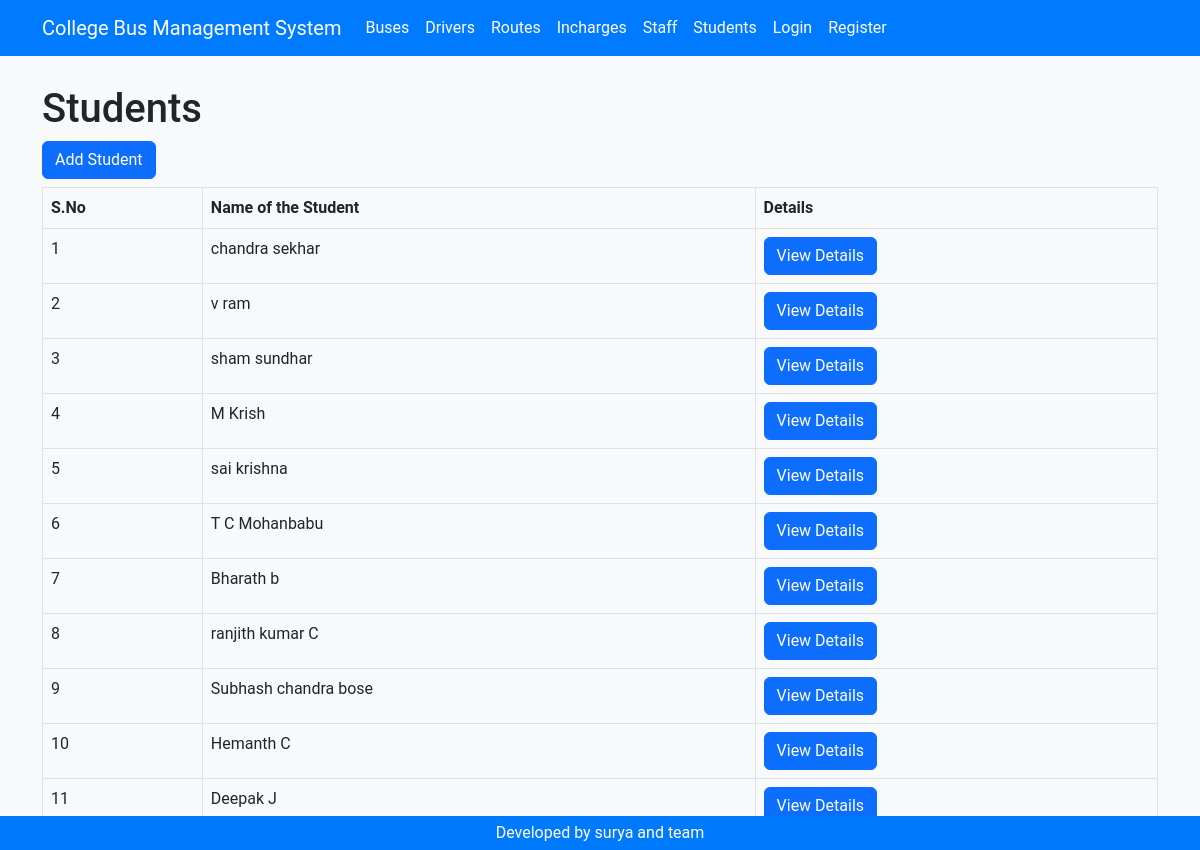
The page /students/ on the database its author committed.
### students/models.py (models this page shows, shortened)
class Student(models.Model):
    first_name = models.CharField(max_length=100)
    last_name = models.CharField(max_length=100)
    email = models.EmailField(unique=True)
    phone_number = models.CharField(max_length=15)
    student_id = models.CharField(max_length=10, unique=True)
    course = models.CharField(max_length=100)

### students/views.py (the view)
# urls.py: path('', views.student_list, name='student_list'),
def student_list(request):
    students = Student.objects.all()
    return render(request, 'students/student_list.html', {'students': students})

### accounts/context_processors.py (called while the page is built)
def user_type(request):
    if request.user.is_authenticated:
        try:
            profile = Profile.objects.get(user=request.user)
            return {'user_type': profile.user_type}
        except Profile.DoesNotExist:
            return {'user_type': None}
    return {'user_type': None}

### templates/students/student_list.html (shortened to what this page needs)
{% load static %}
<!DOCTYPE html>
<html lang="en">
  <head>
    <link href="{% static 'css/bootstrap.min.css' %}" rel="stylesheet" />
    <link href="{% static 'css/styles.css' %}" rel="stylesheet" />
  </head>
  <body>
    {% include 'header.html' %}
    <div class="container">
      <div class="row">
        <div class="col-md-12">
          {% block content %}
            <h1>Students</h1>
            <a href="{% url 'student_create' %}" class="btn btn-primary mb-2">Add Student</a>
            <table class="table table-bordered">
              <thead>
                <tr>
                  <th>S.No</th>
                  <th>Name of the Student</th>
                  <th>Details</th>
                </tr>
              </thead>
              <tbody>
                {% for student in students %}
                  <tr>
                    <td>{{ forloop.counter }}</td>
                    <td>{{ student.first_name }} {{ student.last_name }}</td>
                    <td>
                      <a class="btn btn-primary" href="{% url 'student_detail' student.pk %}">View Details</a>
                    </td>
                  </tr>
                {% endfor %}
              </tbody>
            </table>
          {% endblock %}
        </div>
      </div>
    </div>
    {% include 'footer.html' %}
  </body>
</html>

### templates/header.html (shortened to what this page needs)
<header>
  <div class="header">
    <nav class="navbar navbar-expand-lg fixed-top myNav">
      <div class="container">
        {% if user.is_authenticated %}
          {% if user_type == 'admin' %}
            <a class="navbar-brand ms-auto" href="/accounts/admin/">College Bus Management System</a>
          {% elif user_type == 'driver' %}
            <a class="navbar-brand ms-auto" href="/accounts/driver/">College Bus Management System</a>
          {% elif user_type == 'incharge' %}
            <a class="navbar-brand ms-auto" href="/accounts/incharge/">College Bus Management System</a>
          {% elif user_type == 'student' %}
            <a class="navbar-brand ms-auto" href="/accounts/student/">College Bus Management System</a>
          {% endif %}
        {% else %}
          <a class="navbar-brand ms-auto" href="/accounts/login/">College Bus Management System</a>
        {% endif %}
        <div class="collapse navbar-collapse" id="navbarNav">
          <ul class="navbar-nav">
            <li class="nav-item">
              <a class="nav-link" href="/buses/">Buses</a>
            </li>
            <li class="nav-item">
              <a class="nav-link" href="/drivers/">Drivers</a>
            </li>
            <li class="nav-item">
              <a class="nav-link" href="/routes/">Routes</a>
            </li>
            <li class="nav-item">
              <a class="nav-link" href="/incharges/">Incharges</a>
            </li>
            <li class="nav-item">
              <a class="nav-link" href="/staff/">Staff</a>
            </li>
            <li class="nav-item">
              <a class="nav-link" href="/students/">Students</a>
            </li>
            {% if user.is_authenticated %}
              <li class="nav-item">
                <a class="nav-link" href="#">Hello, {{ user.username }} {{ user_type }}</a>
              </li>
              <li class="nav-item">
                <a class="nav-link" href="/accounts/logout">Logout</a>
              </li>
            {% else %}
              <li class="nav-item">
                <a class="nav-link" href="/accounts/login">Login</a>
              </li>
              <li class="nav-item">
                <a class="nav-link" href="/accounts/register">Register</a>
              </li>
            {% endif %}
          </ul>
        </div>
      </div>
    </nav>
  </div>
</header>

### templates/footer.html
<div class="footer">
  <p class="text-center">Developed by surya and team</p>
</div>

### static/css/styles.css (style rules this page uses)
body { background-color: #f8f9fa; font-family: 'Roboto', sans-serif; padding-top: 70px; }
.myNav { background-color: #007bff; }
.myNav a { color: #fff; }
.header { display: block; margin-bottom: 15px; }
.footer { background-color: #007afc; color: #fff; padding: 5px 0; position: fixed; bottom: 0; width: 100%; }
.footer p { margin-bottom: 0; }

### rows shown on the page
Student: first_name "chandra", last_name "sekhar"
Student: first_name "v", last_name "ram"
Student: first_name "sham", last_name "sundhar"
Student: first_name "M", last_name "Krish"
Student: first_name "sai", last_name "krishna"
Student: first_name "T C", last_name "Mohanbabu"
Student: first_name "Bharath", last_name "b"
Student: first_name "ranjith", last_name "kumar C"
Student: first_name "Subhash", last_name "chandra bose"
Student: first_name "Hemanth", last_name "C"
Student: first_name "Deepak", last_name "J"
